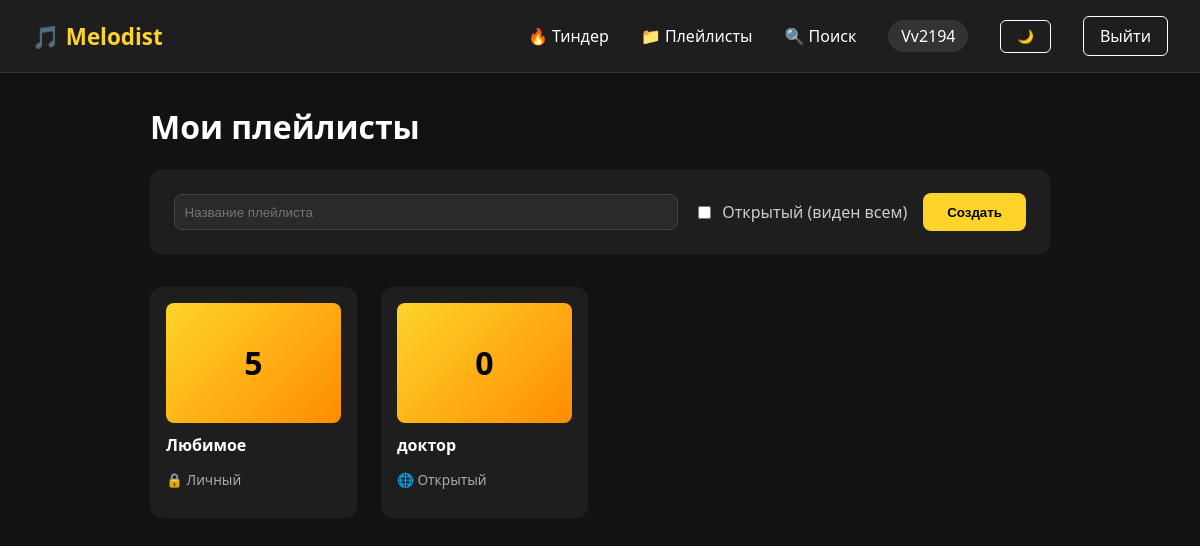
Page /playlists (signed in) on the committed database.
### app.py (models this page shows)
class User(db.Model, UserMixin):
    id = db.Column(db.Integer, primary_key=True)  # первичный ключ
    username = db.Column(db.String(50), unique=True, nullable=False)  # уникальный логин
    password = db.Column(db.String(255), nullable=False)  # хэш пароля
    genres = db.Column(db.String(200))  # музыкальные вкусы, заполняются после регистрации на странице
    artists = db.Column(db.String(200))
    playlists = db.relationship('Playlist', backref='owner', lazy=True)
    dislikes = db.relationship('Track', secondary=disliked_tracks, backref='disliked_by')

class Playlist(db.Model):
    id = db.Column(db.Integer, primary_key=True)
    name = db.Column(db.String(200), nullable=False)
    is_public = db.Column(db.Boolean, default=False)
    user_id = db.Column(db.Integer, db.ForeignKey('user.id'), nullable=False)
    tracks = db.relationship('Track', secondary='playlist_track', lazy='subquery',
                             backref=db.backref('playlists', lazy=True))

### app.py (the view)
@app.route('/playlists')
@login_required
def playlists():
    my_playlists = Playlist.query.filter_by(user_id=current_user.id).all()
    return render_template('playlists.html', playlists=my_playlists)

### app.py (called while the page is built)
@login_manager.user_loader
def load_user(user_id):
    return db.session.get(User, int(user_id))

### templates/playlists.html
{% extends "base.html" %}
{% block content %}
<h1 class="section-title">Мои плейлисты</h1>
<div class="create-playlist">
    <form method="POST" action="{{ url_for('create_playlist') }}">
        <input type="text" name="name" placeholder="Название плейлиста" required>
        <label class="checkbox-label">
            <input type="checkbox" name="is_public"> Открытый (виден всем)
        </label>
        <button type="submit" class="btn-accent">Создать</button>
    </form>
</div>
<div class="playlist-grid">
    {% for playlist in playlists %}
    <a href="{{ url_for('playlist_detail', playlist_id=playlist.id) }}" class="playlist-card">
        <div class="playlist-cover">
            <span>{{ playlist.tracks|length }}</span>
        </div>
        <h3>{{ playlist.name }}</h3>
        <p>{% if playlist.is_public %} 🌐 Открытый {% else %} 🔒 Личный {% endif %}</p>
    </a>
    {% endfor %}
</div>
{% endblock %}

### templates/base.html (shortened to what this page needs)
<!DOCTYPE html>
<html lang="ru">
<head>
    <link rel="stylesheet" href="{{ url_for('static', filename='style.css') }}">
</head>
<body class="dark">
    <nav class="navbar">
        <a href="{{ url_for('index') }}" class="logo">🎵 Melodist</a>
        {% if current_user.is_authenticated %}
            <div class="nav-links">
                <a href="{{ url_for('tinder') }}">🔥 Тиндер</a>
                <a href="{{ url_for('playlists') }}">📁 Плейлисты</a>
                <a href="{{ url_for('search') }}">🔍 Поиск</a>
                <a href="{{ url_for('profile') }}" class="user-badge" title="Мой профиль">{{ current_user.username }}</a>
                <button id="theme-toggle" class="btn-outline" title="Переключить тему">🌙</button>
                <a href="{{ url_for('logout') }}" class="btn-outline">Выйти</a>
            </div>
        {% endif %}
    </nav>
    <main class="content">
        {% block content %}{% endblock %}
    </main>
</body>
</html>

### static/style.css (style rules this page uses)
:root { --bg: #121212; --surface: #1e1e1e; --text: #fff; --accent: #FED42B; }
body { background: var(--bg); color: var(--text); font-family: 'Segoe UI', sans-serif; margin: 0; transition: background 0.3s ease, color 0.3s ease; }
.navbar { display: flex; justify-content: space-between; align-items: center; padding: 1rem 2rem; background: var(--surface); border-bottom: 1px solid #333; }
.logo { font-size: 1.4rem; font-weight: bold; color: var(--accent); text-decoration: none; }
.nav-links { display: flex; gap: 2rem; align-items: center; }
.nav-links a { color: var(--text); text-decoration: none; font-weight: 500; }
.user-badge { background: #333; padding: 0.3rem 0.8rem; border-radius: 20px; }
.content { max-width: 900px; margin: 2rem auto; padding: 0 1rem; }
.btn-accent { background: var(--accent); color: #000; border: none; padding: 0.7rem 1.5rem; border-radius: 8px; font-weight: bold; cursor: pointer; transition: 0.2s; }
.btn-outline { border: 1px solid var(--text); color: var(--text); background: transparent; padding: 0.5rem 1rem; border-radius: 6px; text-decoration: none; }
.create-playlist { background: var(--surface); padding: 1.5rem; border-radius: 12px; margin-bottom: 2rem; }
.create-playlist form { display: flex; gap: 1rem; align-items: center; flex-wrap: wrap; }
.create-playlist input[type="text"] { padding: 0.6rem; background: #2a2a2a; border: 1px solid #444; border-radius: 8px; color: white; flex: 1; }
.checkbox-label { display: flex; align-items: center; gap: 0.5rem; color: #ccc; }
.playlist-grid { display: grid; grid-template-columns: repeat(auto-fill, minmax(180px, 1fr)); gap: 1.5rem; }
.playlist-card { background: var(--surface); border-radius: 12px; padding: 1rem; text-decoration: none; color: inherit; transition: transform 0.2s; }
.playlist-cover { width: 100%; height: 120px; background: linear-gradient(135deg, #FED42B, #ff8c00); border-radius: 8px; display: flex; align-items: center; justify-content: center; font-size: 2rem; font-weight: bold; color: #000; }
.playlist-card h3 { margin: 0.7rem 0 0.2rem; font-size: 1rem; }
.playlist-card p { color: #aaa; font-size: 0.85rem; }

### rows in the picture
User: username "Vv2194"
Playlist: tracks|length "5", name "Любимое", is_public "🔒 Личный"
Playlist: tracks|length "0", name "доктор", is_public "🌐 Открытый"
